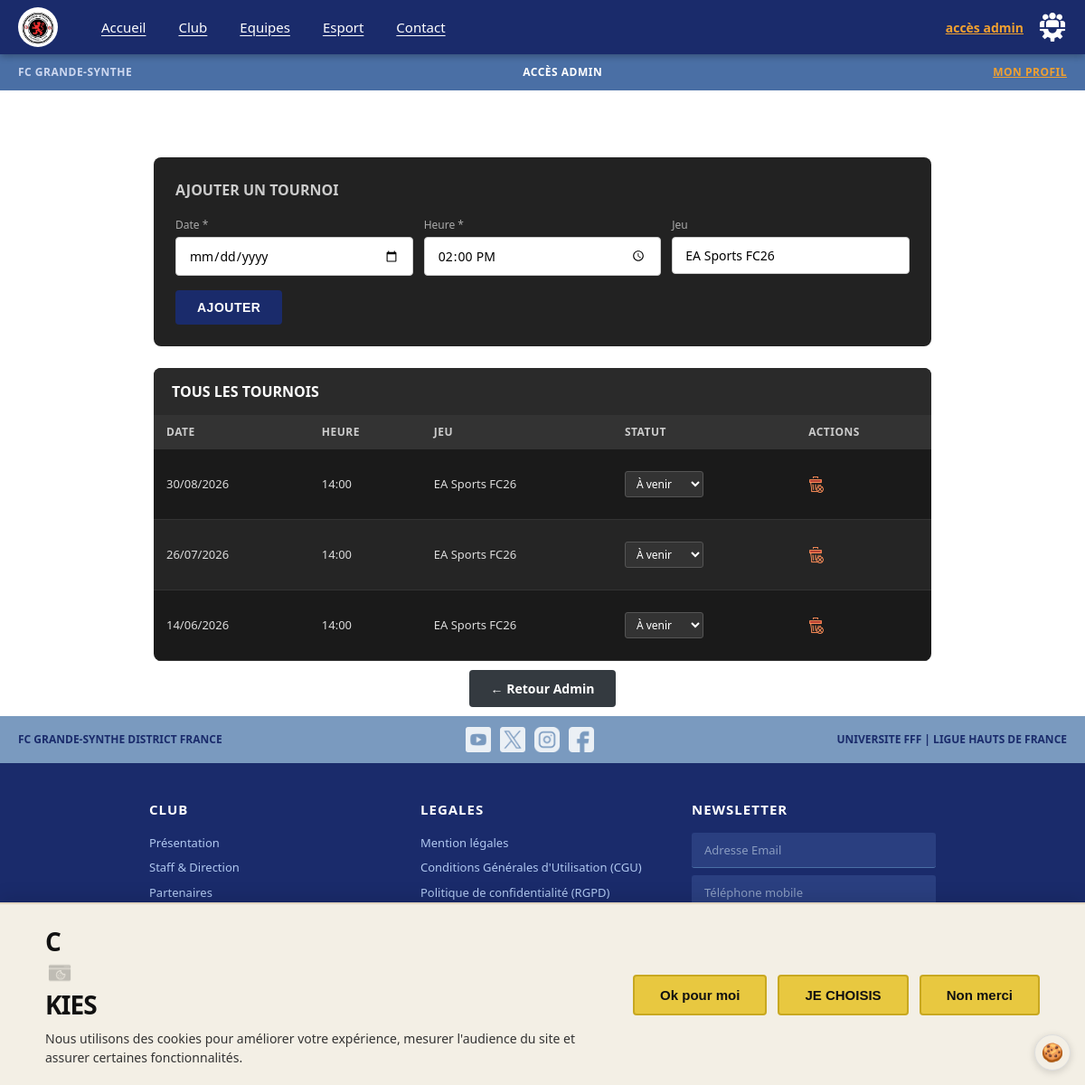
Page /admin/tournois.php (signed in) on the committed database.
### tables this page shows
CREATE TABLE IF NOT EXISTS tournois (
    id INT UNSIGNED AUTO_INCREMENT PRIMARY KEY,
    date_tournoi DATE NOT NULL,
    heure TIME NOT NULL,
    jeu VARCHAR(100) DEFAULT 'EA Sports FC26',
    statut ENUM('a_venir','en_cours','termine') DEFAULT 'a_venir',
    created_at DATETIME DEFAULT CURRENT_TIMESTAMP
);

### config/database.php (called while the page is built)
<?php
class Database {
    private static ?PDO $instance = null;
    public static function getConnection(): PDO {
        if (self::$instance === null) {
            $dsn = 'mysql:host=' . DB_HOST . ';dbname=' . DB_NAME . ';charset=' . DB_CHARSET;
            $options = [
                PDO::ATTR_ERRMODE            => PDO::ERRMODE_EXCEPTION,
                PDO::ATTR_DEFAULT_FETCH_MODE => PDO::FETCH_ASSOC,
                PDO::ATTR_EMULATE_PREPARES   => false,
            ];
            try {
                self::$instance = new PDO($dsn, DB_USER, DB_PASS, $options);
            } catch (PDOException $e) {
                die('Erreur de connexion à la base de données : ' . $e->getMessage());
            }
        }
        return self::$instance;
    }
}
function db(): PDO {
    return Database::getConnection();
}

### includes/functions.php (called while the page is built, shortened)
<?php
function h(mixed $value): string {
    return htmlspecialchars((string)$value, ENT_QUOTES | ENT_HTML5, 'UTF-8');
}

### admin/tournois.php (the view, shortened to what this page needs)
<?php
$tournois = db()->query('SELECT * FROM tournois ORDER BY date_tournoi DESC')->fetchAll();
require_once __DIR__ . '/../partials/header.php';
?>
<div style="padding:20px;max-width:900px;margin:0 auto;">
    <h1 style="color:white;text-align:center;font-size:20px;font-weight:800;text-transform:uppercase;letter-spacing:2px;margin-bottom:24px;">
    </h1>
    <div style="background:#222;border-radius:8px;padding:24px;margin-bottom:24px;">
        <h2 style="color:#ccc;font-size:16px;font-weight:700;text-transform:uppercase;margin-bottom:18px;">Ajouter un Tournoi</h2>
        <form method="POST" novalidate>
            <div style="display:grid;grid-template-columns:1fr 1fr 1fr;gap:12px;margin-bottom:16px;">
                <div>
                    <label style="color:#aaa;font-size:12px;display:block;margin-bottom:4px;">Date *</label>
                    <input type="date" name="date_tournoi" class="form-control" required>
                </div>
                <div>
                    <label style="color:#aaa;font-size:12px;display:block;margin-bottom:4px;">Heure *</label>
                    <input type="time" name="heure" class="form-control" required value="14:00">
                </div>
                <div>
                    <label style="color:#aaa;font-size:12px;display:block;margin-bottom:4px;">Jeu</label>
                    <input type="text" name="jeu" class="form-control" value="EA Sports FC26">
                </div>
            </div>
            <button type="submit" class="btn-primary">Ajouter</button>
        </form>
    </div>
    <div style="background:#1a1a1a;border-radius:8px;overflow:hidden;">
        <div style="background:#2a2a2a;padding:14px 20px;">
            <h2 style="color:white;font-size:16px;font-weight:700;text-transform:uppercase;">Tous les Tournois</h2>
        </div>
        <table class="admin-table">
            <thead>
                <tr>
                    <th>Date</th>
                    <th>Heure</th>
                    <th>Jeu</th>
                    <th>Statut</th>
                    <th>Actions</th>
                </tr>
            </thead>
            <tbody>
                <?php if (empty($tournois)): ?>
                    <tr><td colspan="5" style="text-align:center;color:#888;padding:20px;">Aucun tournoi.</td></tr>
                <?php else: ?>
                    <?php foreach ($tournois as $t): ?>
                        <tr>
                            <td><?= h(date('d/m/Y', strtotime($t['date_tournoi']))) ?></td>
                            <td><?= h(substr($t['heure'],0,5)) ?></td>
                            <td><?= h($t['jeu']) ?></td>
                            <td>
                                <select onchange="window.location='?id=<?= h($t['id']) ?>&status='+this.value" style="background:#333;color:white;border:1px solid #555;padding:4px 8px;border-radius:3px;font-size:12px;">
                                    <?php foreach(['a_venir'=>'À venir','en_cours'=>'En cours','termine'=>'Terminé'] as $v=>$l): ?>
                                        <option value="<?= $v ?>" <?= $t['statut']===$v?'selected':'' ?>><?= $l ?></option>
                                    <?php endforeach; ?>
                                </select>
                            </td>
                            <td>
                                <a href="?delete=<?= h($t['id']) ?>" onclick="return confirm('Supprimer ce tournoi ?')" class="btn-icon delete" aria-label="Supprimer">
                                    <img src="<?= ASSETS_URL ?>/images/icons/delete.png" alt="Supprimer">
                                </a>
                            </td>
                        </tr>
                    <?php endforeach; ?>
                <?php endif; ?>
            </tbody>
        </table>
    </div>
    <div style="text-align:center;margin-top:20px;">
        <a href="<?= SITE_URL ?>/admin-acces" class="btn-secondary" style="text-decoration:none;">← Retour Admin</a>
    </div>
</div>
<?php require_once __DIR__ . '/../partials/footer.php'; ?>

### assets/css/style.css (style rules this page uses)
*, *::before, *::after { box-sizing: border-box; margin: 0; padding: 0; }
:root { --bleu-fc: #1a2b6b; --bleu-dark: #0f1a45; --bleu-med: #1e3a8a; --rouge-fc: #8B1A1A; --rouge-vif: #c0392b; --rouge-esport: #8B1A1A; --orange: #e67e22; --beige: #f5e6d3; --rose-pale: #f5d5d5; --rose-clair: #fce8e8; --gris-clair: #f3f3f3; --gris: #6c757d; --gris-dark: #343a40; --blanc: #ffffff; --noir: #111111; --vert: #2ecc71; --footer-bg: #1a2b6b; --nav-height: 60px; --breadcrumb-height: 40px; }
html { scroll-behavior: smooth; }
body { font-family: 'Segoe UI', Arial, sans-serif; font-size: 14px; color: var(--noir); background: var(--blanc); line-height: 1.5; }
a { text-decoration: none; color: inherit; }
img { max-width: 100%; height: auto; display: block; }
button { cursor: pointer; }
input, textarea, select { font-family: inherit; }
.form-control { width: 100%; border: 1px solid #ccc; border-radius: 4px; padding: 10px 14px; font-size: 14px; transition: border-color 0.2s; }
.btn-primary { background: var(--bleu-fc); color: white; border: none; border-radius: 4px; padding: 11px 24px; font-size: 14px; font-weight: 700; letter-spacing: 0.5px; cursor: pointer; transition: background 0.2s; text-transform: uppercase; }
.btn-secondary { background: var(--gris-dark); color: white; border: none; border-radius: 4px; padding: 11px 24px; font-size: 14px; font-weight: 600; cursor: pointer; transition: background 0.2s; }
.admin-table { width: 100%; border-collapse: collapse; }
.admin-table th { background: #333; color: #ccc; padding: 10px 14px; font-size: 12px; text-transform: uppercase; letter-spacing: 0.5px; text-align: left; }
.admin-table td { padding: 10px 14px; font-size: 13px; color: #ddd; border-bottom: 1px solid #333; }
.admin-table tr:nth-child(even) td { background: #252525; }
.btn-icon { background: none; border: none; cursor: pointer; padding: 4px; }
.btn-icon img { height: 18px; filter: invert(1); }
.btn-icon.delete img { filter: invert(1) sepia(1) saturate(5) hue-rotate(320deg); }

### rows in the picture
tournois: date_tournoi "30/08/2026", heure "14:00", jeu "EA Sports FC26", statut+id "À venir"
tournois: date_tournoi "26/07/2026", heure "14:00", jeu "EA Sports FC26", statut+id "À venir"
tournois: date_tournoi "14/06/2026", heure "14:00", jeu "EA Sports FC26", statut+id "À venir"

### other values in the picture
$breadcrumbCenter "ACCÈS ADMIN"
